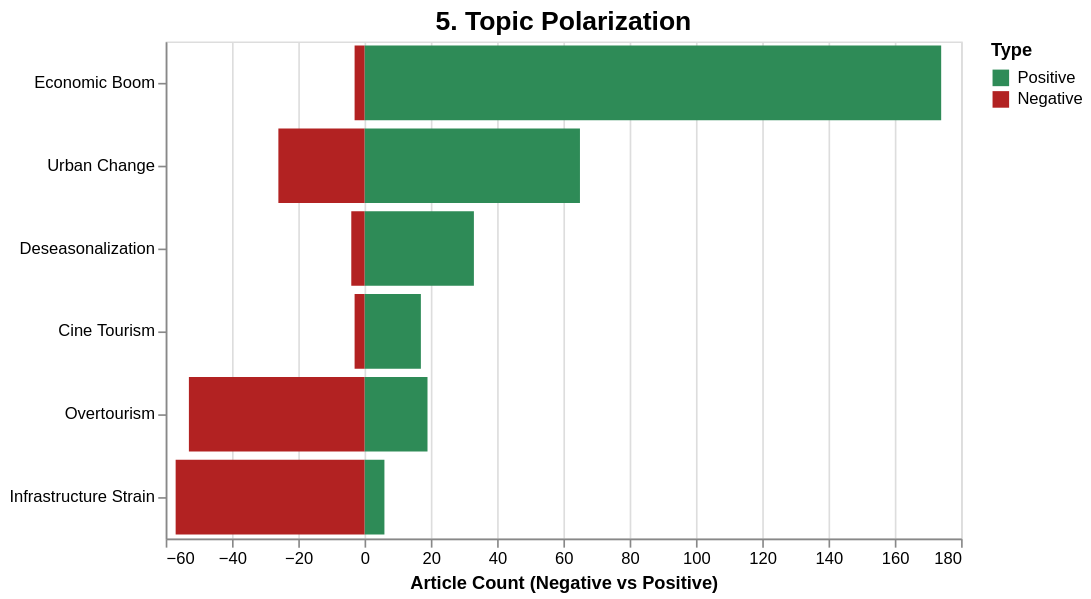

The Vega-Lite source for this figure:
### Vega-Lite specification from a JSON file in a GitHub repository (floating-point values rounded to 4 significant figures)
{"config": {"view": {"continuousWidth": 300, "continuousHeight": 300}}, "data": {"name": "data-53eb2c74dc884e75db7fdb1ede99aa28"}, "mark": {"type": "bar"}, "encoding": {"color": {"field": "Type", "legend": {"orient": "right"}, "scale": {"domain": ["Positive", "Negative"], "range": ["#2E8B57", "#B22222"]}, "type": "nominal"}, "tooltip": [{"field": "Topic", "type": "nominal"}, {"field": "Type", "type": "nominal"}, {"field": "Count", "type": "quantitative"}], "x": {"field": "Count", "title": "Article Count (Negative vs Positive)", "type": "quantitative"}, "y": {"field": "Topic", "sort": "-x", "title": "", "type": "nominal"}}, "height": 300, "params": [{"name": "param_1e9efca18e7a2868", "select": {"type": "interval", "encodings": ["x", "y"]}, "bind": "scales"}], "title": {"text": "5. Topic Polarization", "fontSize": 16}, "width": 480, "$schema": "https://vega.github.io/schema/vega-lite/v6.4.1.json", "datasets": {"data-53eb2c74dc884e75db7fdb1ede99aa28": [{"Topic": "Cine Tourism", "Type": "Positive", "Count": 17}, {"Topic": "Cine Tourism", "Type": "Negative", "Count": -3}, {"Topic": "Urban Change", "Type": "Positive", "Count": 65}, {"Topic": "Urban Change", "Type": "Negative", "Count": -26}, {"Topic": "Infrastructure Strain", "Type": "Positive", "Count": 6}, {"Topic": "Infrastructure Strain", "Type": "Negative", "Count": -57}, {"Topic": "Economic Boom", "Type": "Positive", "Count": 174}, {"Topic": "Economic Boom", "Type": "Negative", "Count": -3}, {"Topic": "Overtourism", "Type": "Positive", "Count": 19}, {"Topic": "Overtourism", "Type": "Negative", "Count": -53}, {"Topic": "Deseasonalization", "Type": "Positive", "Count": 33}, {"Topic": "Deseasonalization", "Type": "Negative", "Count": -4}]}}
